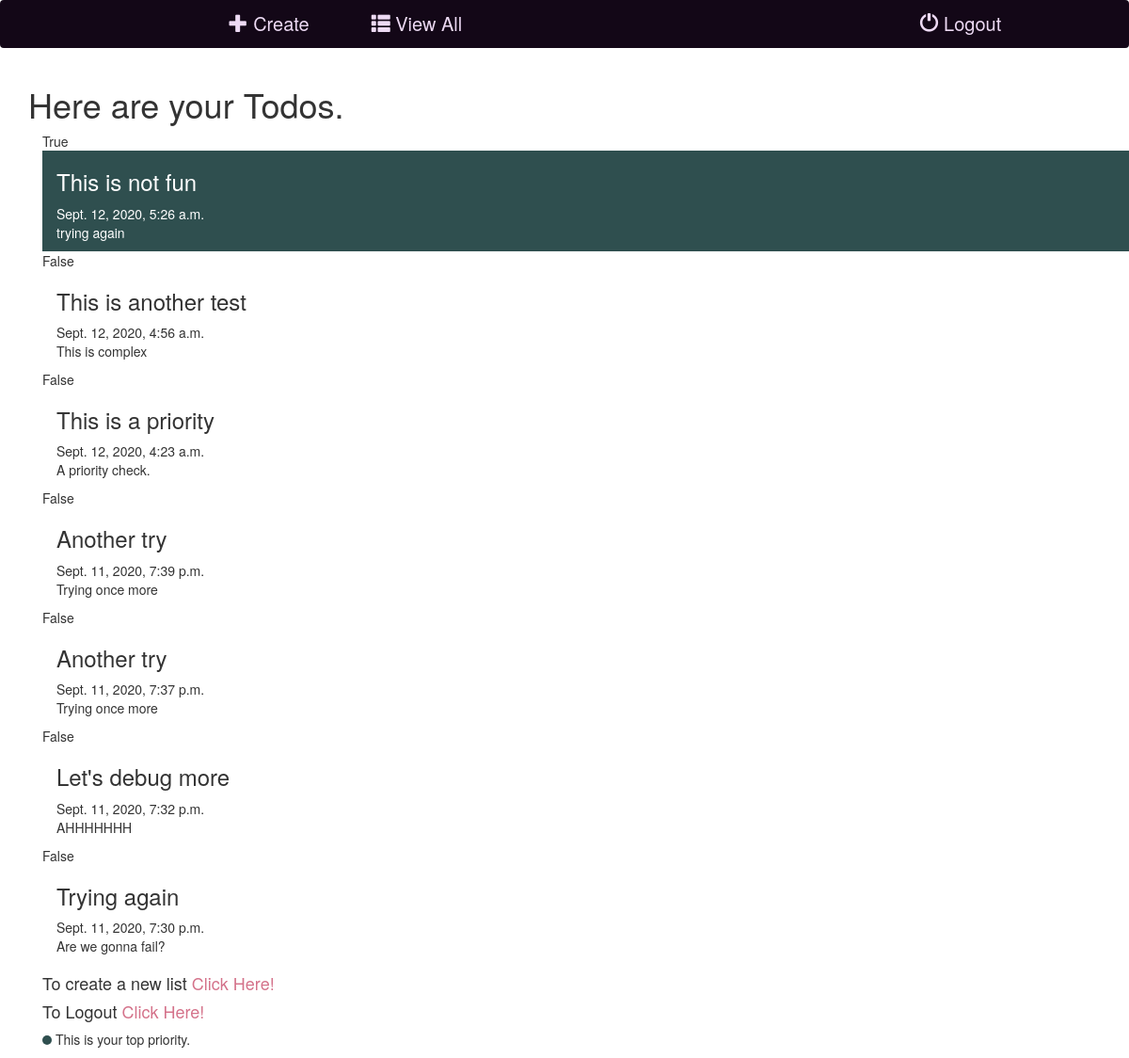
The page /todo/by/test_user/ on the database its author committed.
### todo/models.py (models this page shows, shortened)
class Todo(models.Model):
    user = models.ForeignKey(User, related_name="todos", on_delete=models.CASCADE)
    title=models.CharField(max_length=100)
    details=models.TextField()
    created_at = models.DateTimeField(auto_now=True)
    is_priority = models.BooleanField(default=False)
    class Meta:
        ordering = ["-created_at"]

### todo/views.py (the view)
# urls.py: url(r'^by/(?P<username>[-\w]+)/$',views.TodoList.as_view(),name='for_user'),
class TodoList(generic.ListView):
    model = models.Todo
    template_name = 'todo/list_view.html'
    def get_queryset(self):
        try:
            self.todo_user = User.objects.prefetch_related('todos').get(username__iexact=self.kwargs.get('username'))
        except User.DoesNotExist:
            raise Http404
        else:
            return self.todo_user.todos.all()
    def get_context_data(self,**kwargs):
        context = super().get_context_data(**kwargs)
        context['todo_user'] = self.todo_user
        return context

### todo/templates/todo/list_view.html (shortened to what this page needs)
{% extends 'todo/todo_base.html' %}
{% block todo_list %}
  <h1>Here are your Todos.</h1>
  <div class="container">
    {% if todo_list %}
        {% for list in todo_list %}
          {{ list.is_priority }}
          {% if list.is_priority %}
          <div class="container priority-con">
            <h3>{{ list.title }}</h3>
            <time class="time">{{ list.created_at }}</time>
            <p>{{ list.details }}</p>
          </div>
          {% else %}
            <div class="container list-container">
              <h3>{{ list.title }}</h3>
              <time class="time">{{ list.created_at }}</time>
              <p>{{ list.details }}</p>
            </div>
          {% endif %}
        {% endfor %}
    {% else %}
      <p>You don't have any list in here.</p>
    {% endif %}
  </div>
  <div class="container">
    <h4>To create a new list <a href="{% url 'todo:create' %}">Click Here!</a></h3>
    <h4>To Logout <a href="{% url 'logout' %}">Click Here!</a></h3>
    <p><span class="dot"></span>   This is your top priority.</p>
  </div>
{% endblock %}

### todo/templates/todo/todo_base.html
{% extends 'base.html' %}
{% block content %}
  <div class="nav navbar" role="navigation" id="navbar" style="background-color:#130717; width: 100%; font-size: 20px;">
    <li>
      <a href="{% url 'todo:create' %}" class="nav navbar-nav navbar-left" style="margin-left: 19%; background-color:#130717; color:#eddaf4 ">
        <span class="glyphicon glyphicon-plus"></span> Create
      </a>
    </li>
    <li>
      <a href="{% url 'todo:for_user' username=user.username %}" class="nav navbar-nav navbar-left" style="color:#eddaf4; margin-left: 3%; background-color:#130717;">
        <span class="glyphicon glyphicon-th-list"></span> View All
      </a>
    </li>
    <li>
      <a href="{% url 'logout' %}" class="nav navbar-nav navbar-right" style="margin-right: 10%; background-color:#130717; color:#eddaf4">
        <span class="glyphicon glyphicon-off"></span> Logout
      </a>
    </li>
  </div>
  <div class="container todo-container">
    {% block todo_list %}
    {% endblock %}
  </div>
{% endblock %}

### templates/base.html (shortened to what this page needs)
<!DOCTYPE html>
{% load static %}
<html lang="en" dir="ltr">
  <head>
    <link rel="stylesheet" href="https://maxcdn.bootstrapcdn.com/bootstrap/3.3.7/css/bootstrap.min.css">
    <link rel="stylesheet" href="https://maxcdn.bootstrapcdn.com/bootstrap/3.3.7/css/bootstrap-theme.min.css">
    <link rel="stylesheet" href="{% static 'songdew/css/master.css' %}">
  </head>
  <body>
     {% block content %}
     {% endblock %}
  </body>
</html>

### static/songdew/css/master.css (style rules this page uses)
.priority-con { background-color: #20b2aa; }
a { color: #d4728a; }
.glyphicon { font-size: 20px; }

### todo/templates/todo/list_view.html (style rules this page uses)
.priority-con { background-color: #2F4F4F; color: #FFFFFF; }
.dot { height: 10px; width: 10px; background-color: #2F4F4F; border-radius: 50%; display: inline-block; }

### rows shown on the page
Todo: is_priority "True", title "This is not fun", created_at "Sept. 12, 2020, 5:26 a.m.", details "trying again"
Todo: is_priority "False", title "This is another test", created_at "Sept. 12, 2020, 4:56 a.m.", details "This is complex"
Todo: is_priority "False", title "This is a priority", created_at "Sept. 12, 2020, 4:23 a.m.", details "A priority check."
Todo: is_priority "False", title "Another try", created_at "Sept. 11, 2020, 7:39 p.m.", details "Trying once more"
Todo: is_priority "False", title "Another try", created_at "Sept. 11, 2020, 7:37 p.m.", details "Trying once more"
Todo: is_priority "False", title "Let's debug more", created_at "Sept. 11, 2020, 7:32 p.m.", details "AHHHHHHH"
Todo: is_priority "False", title "Trying again", created_at "Sept. 11, 2020, 7:30 p.m.", details "Are we gonna fail?"
